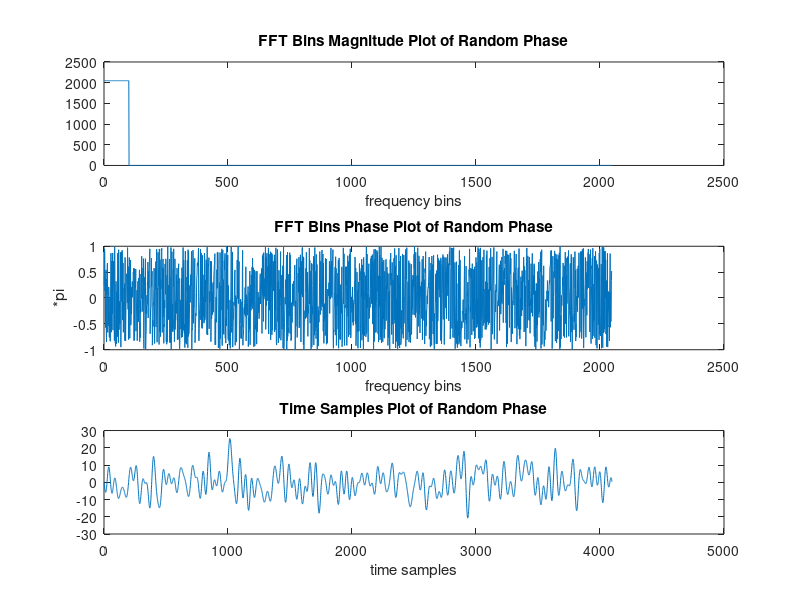
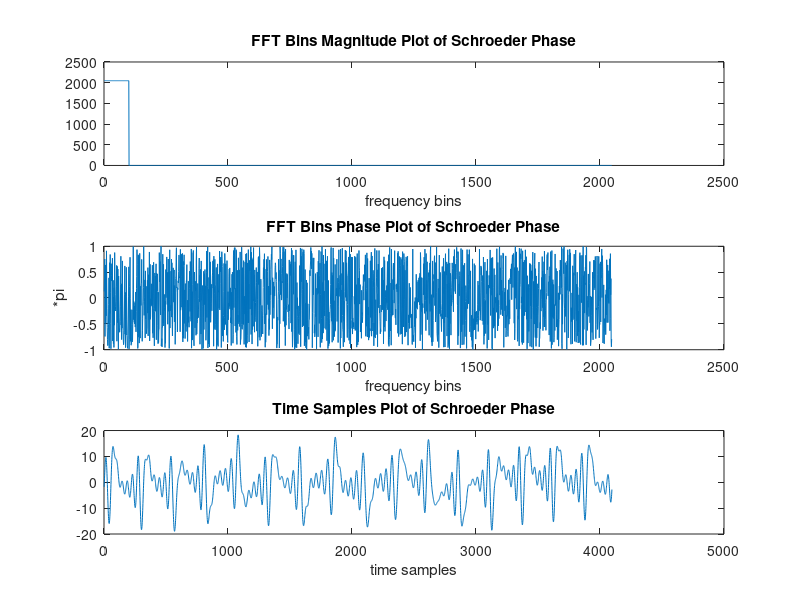
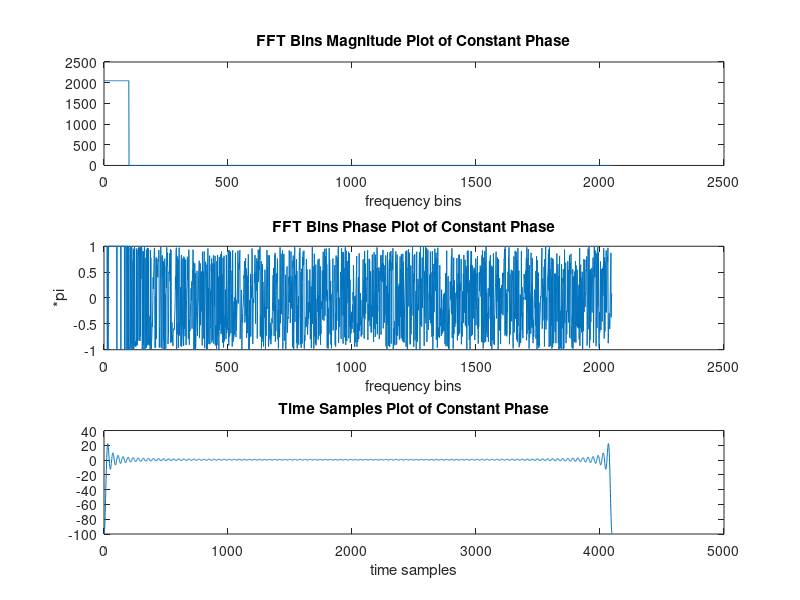

MATLAB code to generate these figures, in order:
%% Task 1.2
%1.2.1
%Question 1.1: ADC Dynamic Range = (2^16)-1
% Reference: https://www.allaboutcircuits.com/technical-articles/understanding-the-dynamic-range-specification-of-an-ADC/

%% Task 1.2.2
% What is the minimum sampling frequency required to perfectly reconstruct a
% sinusoidal signal with a frequency of 10 Hz? : 20 Hz

%% Task 1.3
%Question 1.2 Accuracy FRF: Why is this the case?

% The lower the crest factor, the more measurement power is fed to the circuit
% for a certain amplitude level: hence we can quote the crest factor as the required
% signal amplitude per unity power. Therefore, it is wise to add Schroeder
% phase to multiple sinusoids, or at least random phase to obtain low crest
% factor.

%% Task 1.4.1
%Question 1.3
clc
close all
clear all
bins = (1:100);
n = 0:4095;
random_phase = 2*pi*rand(1,100);
schroeder_phase = bins.*(bins+1)*pi/100;
constant_phase = pi;
N = 4096;

sines = zeros(100,4096);
%Random phase
for i = 1:100
    sines(i,:) = cos(2*pi*bins(i)*n/N+2*pi*random_phase(i));
end
multisine_random_phase = sum(sines,1);



%Schroeder phase
for i = 1:100
    sines(i,:) = cos(2*pi*bins(i)*n/N+2*pi*schroeder_phase(i));
end
multisine_schroeder = sum(sines,1);


%Constant phase
for i = 1:100
    sines(i,:) = cos(2*pi*bins(i)*n/N+constant_phase);
end
multisine_constant = sum(sines,1);


%Question 1.4
crest_factor_schroeder = max(multisine_schroeder)/sqrt((sum(multisine_schroeder.*multisine_schroeder)/N))
crest_factor_random = max(multisine_random_phase)/sqrt((sum(multisine_random_phase.*multisine_random_phase)/N))
crest_factor_constant = max(multisine_constant)/sqrt((sum(multisine_constant.*multisine_constant)/N))

% Min crest factor : Schroeder, Max crest factor : Constant

%Question 1.5

%Random phase
figure;
x = (abs(fft(multisine_random_phase)));
y = (angle(fft(multisine_random_phase)));
subplot(3,1,1)
plot(x(2:2048));
title("FFT Bins Magnitude Plot of Random Phase");
xlabel("frequency bins")
subplot(3,1,2)
plot(y(2:2048)/pi);
ylabel("*\pi")
title("FFT Bins Phase Plot of Random Phase");
xlabel("frequency bins")
subplot(3,1,3)
plot(multisine_random_phase)
title("Time Samples Plot of Random Phase");
xlabel("time samples")

%Schroeder phase
figure;
x = (abs(fft(multisine_schroeder)));
y = (angle(fft(multisine_schroeder)));
subplot(3,1,1)
plot(x(2:2048));
title("FFT Bins Magnitude Plot of Schroeder Phase");
xlabel("frequency bins")
subplot(3,1,2)
plot(y(2:2048)/pi);
ylabel("*\pi")
title("FFT Bins Phase Plot of Schroeder Phase");
xlabel("frequency bins")
subplot(3,1,3)
plot(multisine_schroeder)
title("Time Samples Plot of Schroeder Phase");
xlabel("time samples")

%Constant phase
figure;
x = (abs(fft(multisine_constant)));
y = (angle(fft(multisine_constant)));
subplot(3,1,1)
plot(x(2:2048));
title("FFT Bins Magnitude Plot of Constant Phase");
xlabel("frequency bins")
subplot(3,1,2)
plot(y(2:2048)/pi);
ylabel("*\pi")
title("FFT Bins Phase Plot of Constant Phase");
xlabel("frequency bins")
subplot(3,1,3)
plot(multisine_constant)
title("Time Samples Plot of Constant Phase");
xlabel("time samples")